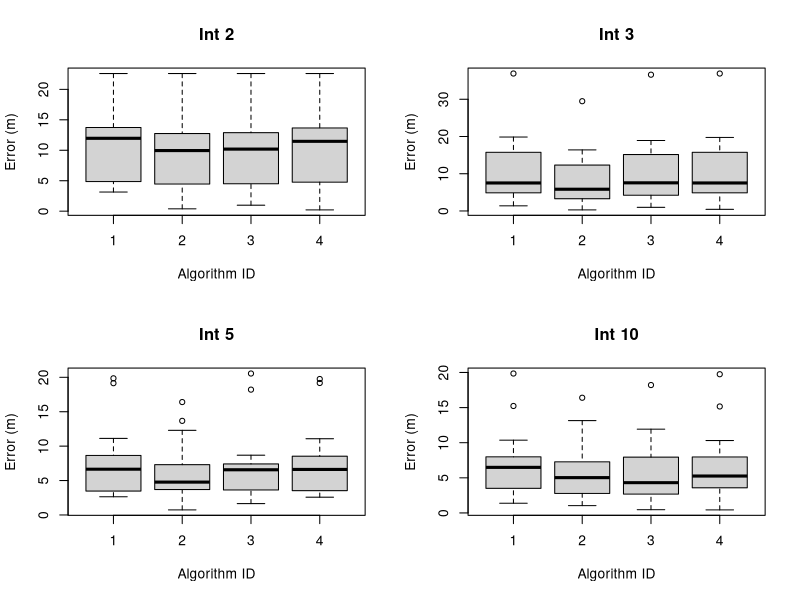

This chart was generated by the following R code: (Note: this script raises an error after producing the figure.)
## ---- chunk 1
#Get the test cases
new_bins_new_data = read.csv("testresults_NN.csv")
old_bins_new_data = read.csv("testresults_ON.csv")

#Get the test cases for each algorithm
alg = list(8)
alg[[1]] = new_bins_new_data[which(new_bins_new_data$algorithm == 1),]
alg[[2]] = new_bins_new_data[which(new_bins_new_data$algorithm == 2),]
alg[[3]] = new_bins_new_data[which(new_bins_new_data$algorithm == 3),]
alg[[4]] = new_bins_new_data[which(new_bins_new_data$algorithm == 4),]
alg[[5]] = old_bins_new_data[which(old_bins_new_data$algorithm == 1),]
alg[[6]] = old_bins_new_data[which(old_bins_new_data$algorithm == 2),]
alg[[7]] = old_bins_new_data[which(old_bins_new_data$algorithm == 3),]
alg[[8]] = old_bins_new_data[which(old_bins_new_data$algorithm == 4),]

#The list of the different scan periods
intervals = list(4)
intervals[[1]] = 2
intervals[[2]] = 3
intervals[[3]] = 5
intervals[[4]] = 10
## ---- chunk 2
create_dur_boxplot = function(sub, i)
{
  sub1 = sub[which(sub$duration == i),]
  title = paste0("Int ", i)
  if(nrow(sub1) == 0)
    return()
  boxplot(error~algorithm, data=sub1, main = title, xlab="Algorithm ID", ylab = "Error (m)")
}

create_dur_boxplots = function(alg, intervals, building, floor, top_n)
{
  #Remove FAKE_TEST, FAKE_TEST_1, and FAKE_TEST_2
  #Only select observations from floor 1
  #Only select observations from SB
  #Only select observations with a duration of interval seconds
  #Only select observations where top_n beacons were used in the location approximation
  sub = alg[which(alg$testid != "FAKE_TEST"),]
  sub = sub[which(sub$testid != "FAKE_TEST_2"),]
  sub = sub[which(sub$testid != "FAKE_TEST_3"),]
  sub = sub[which(sub$floor_true == floor),]
  sub = sub[which(sub$building == building),]
  sub = sub[which(sub$top_n_beacons == top_n),]
  
  for(i in 1:length(intervals))
    create_dur_boxplot(sub, intervals[[i]])
}

create_dur_boxplot_file = function(alg, intervals, building, floor, top_n)
{
  filename = paste0("./DurVDurBoxPlot-")
  filename = paste0(filename, "Build ", building, "-")
  filename = paste0(filename, "Floor ", floor, "-")
  filename = paste0(filename, "TopN ", top_n, ".png")
  png(filename)
  par(mfrow=c(2,2))
  create_dur_boxplots(new_bins_new_data, intervals, building, 1, 3)
}

create_dur_boxplot_file(new_bins_new_data, intervals, "SB", 1, 3)

while(dev.off())
{
}
## ---- chunk 3
create_dur_hist = function(sub, alg_id, i)
{
  sub1 = sub[which(sub$duration == i),]
  title = paste0("Alg ", alg_id, ", Int ", i)
  if(nrow(sub1) == 0)
    return()
  hist(sub1$error, breaks=5, main = title, xlab="Error (m)")
}

create_dur_hists = function(alg, alg_id, intervals, building, floor, top_n)
{
  #Remove FAKE_TEST, FAKE_TEST_1, and FAKE_TEST_2
  #Only select observations from floor 1
  #Only select observations from SB
  #Only select observations with a duration of interval seconds
  #Only select observations where top_n beacons were used in the location approximation
  sub = alg[[alg_id]]
  sub = sub[which(sub$testid != "FAKE_TEST"),]
  sub = sub[which(sub$testid != "FAKE_TEST_2"),]
  sub = sub[which(sub$testid != "FAKE_TEST_3"),]
  sub = sub[which(sub$floor_true == floor),]
  sub = sub[which(sub$building == building),]
  sub = sub[which(sub$top_n_beacons == top_n),]
  
  filename = paste0("./DurVDurHist-")
  filename = paste0(filename, "Alg ", alg_id, "-")
  filename = paste0(filename, "Build ", building, "-")
  filename = paste0(filename, "Floor ", floor, "-")
  filename = paste0(filename, "TopN ", top_n, ".png")
  png(filename)
  par(mfrow=c(2,2))
  
  for(i in 1:length(intervals))
    create_dur_hist(sub, alg_id, intervals[[i]])
}

create_dur_hists(alg, 1, intervals, "SB", 1, 3)
create_dur_hists(alg, 2, intervals, "SB", 1, 3)
create_dur_hists(alg, 3, intervals, "SB", 1, 3)
create_dur_hists(alg, 4, intervals, "SB", 1, 3)

while(dev.off())
{
}
## ---- chunk 4
#Get stats for new binnning strategy and old binning strategy for an algorithm
get_alg_stats_for_int = function(sub, alg_id)
{
  if(nrow(sub[[alg_id]]) == 0)
    return()
  if(nrow(sub[[alg_id+4]]) == 0)
    return()
  
  string=paste0("   (algorithm: ", alg_id, "): \n")
  string=paste0(string, "      new_mean:               ", mean(sub[[alg_id]]$error), "\n")
  string=paste0(string, "      new_dev:                ", sd(sub[[alg_id]]$error), "\n")
  string=paste0(string, "      old_mean:               ", mean(sub[[alg_id+4]]$error), "\n")
  string=paste0(string, "      old_dev:                ", sd(sub[[alg_id+4]]$error), "\n")
  cat(string)
}

#Get stats for an algorithm at a certain interval
get_alg_stats = function(alg, interval, building, floor, top_n)
{
  sub = list(8)
  
  string=paste0("Stats for ", building, " floor ", floor, " at an interval of ", interval, " seconds\n")
  cat(string)
  
  #Remove FAKE_TEST, FAKE_TEST_1, and FAKE_TEST_2
  #Only select observations from floor 1
  #Only select observations from SB
  #Only select observations with a duration of interval seconds
  #Only select observations where top_n beacons were used in the location approximation
  for(i in 1:8)
  {
    sub[[i]] = alg[[i]][which(alg[[i]]$testid != "FAKE_TEST"),]
    sub[[i]] = sub[[i]][which(sub[[i]]$testid != "FAKE_TEST_2"),]
    sub[[i]] = sub[[i]][which(sub[[i]]$testid != "FAKE_TEST_3"),]
    sub[[i]] = sub[[i]][which(sub[[i]]$floor_true == floor),]
    sub[[i]] = sub[[i]][which(sub[[i]]$building == building),]
    sub[[i]] = sub[[i]][which(sub[[i]]$duration == interval),]
    sub[[i]] = sub[[i]][which(sub[[i]]$top_n_beacons == top_n),]
  }
  
  get_alg_stats_for_int(sub, 1)
  get_alg_stats_for_int(sub, 2)
  get_alg_stats_for_int(sub, 3)
  get_alg_stats_for_int(sub, 4)
}

get_alg_stats(alg, 1, "SB", 1, 3)
get_alg_stats(alg, 2, "SB", 1, 3)
get_alg_stats(alg, 3, "SB", 1, 3)
get_alg_stats(alg, 5, "SB", 1, 3)
get_alg_stats(alg, 10, "SB", 1, 3)
## ---- chunk 5
#Compare new binnning strategy to old binning strategy for an algorithm
compare_bins = function(sub, alg_id)
{
  if(nrow(sub[[alg_id]]) == 0)
    return()
  if(nrow(sub[[alg_id+4]]) == 0)
    return()
  
  t_val = t.test(sub[[alg_id]]$error, sub[[alg_id+4]]$error, paired=TRUE)
  string=paste0("   (algorithm: ", alg_id, "): \n")
  string=paste0(string, "      p Value:                ", t_val$p.value, "\n")
  cat(string)
  
  diff = sub[[alg_id]]$error - sub[[alg_id+4]]$error
  hist(diff, breaks=100, main = paste0("Algorithm ", alg_id), xlab="Error Difference (m)")
}

new_v_old_bins = function(alg, interval, building, floor, top_n)
{
  sub = list(8)
  
  string=paste0("New Bins V Old For ", building, " floor ", floor, " at an interval of ", interval, " seconds\n")
  cat(string)
  
  #Remove FAKE_TEST, FAKE_TEST_1, and FAKE_TEST_2
  #Only select observations from floor 1
  #Only select observations from SB
  #Only select observations with a duration of interval seconds
  #Only select observations where top_n beacons were used in the location approximation
  for(i in 1:8)
  {
    sub[[i]] = alg[[i]][which(alg[[i]]$testid != "FAKE_TEST"),]
    sub[[i]] = sub[[i]][which(sub[[i]]$testid != "FAKE_TEST_2"),]
    sub[[i]] = sub[[i]][which(sub[[i]]$testid != "FAKE_TEST_3"),]
    sub[[i]] = sub[[i]][which(sub[[i]]$floor_true == floor),]
    sub[[i]] = sub[[i]][which(sub[[i]]$building == building),]
    sub[[i]] = sub[[i]][which(sub[[i]]$duration == interval),]
    sub[[i]] = sub[[i]][which(sub[[i]]$top_n_beacons == top_n),]
  }
  
  png("./Figure.png")
  par(mfrow=c(2,2))
  
  compare_bins(sub, 1)
  compare_bins(sub, 2)
  compare_bins(sub, 3)
  compare_bins(sub, 4)
  
  dev.off()
}

new_v_old_bins(alg, 1, "SB", 1, 3)
new_v_old_bins(alg, 2, "SB", 1, 3)
new_v_old_bins(alg, 3, "SB", 1, 3)
new_v_old_bins(alg, 5, "SB", 1, 3)
new_v_old_bins(alg, 10, "SB", 1, 3)
## ---- chunk 6
compare_algorithms = function(sub, i, j, interval, building, floor)
{
  if(nrow(sub[[i]]) == 0)
    return()
  if(nrow(sub[[j]]) == 0)
    return()
  
  
  t_val = t.test(sub[[i]]$error, sub[[j]]$error, paired=TRUE)
  
  string=paste0("  (floor: ", floor, ", algorithms: ", i, " and ", j, "): \n")
  string=paste0(string, "   p Value:                ", t_val$p.value, "\n")
  cat(string)
  
  hist(sub[[i]]$error - sub[[j]]$error, main = paste0(i, " v ", j), xlab="Error Difference (m)")
}

compare_new_algorithms = function(alg, interval, building, floor, top_n)
{
  sub = list(4)
  
  string=paste0("Algorithm v Algorithm For ", building, " floor ", floor, " at an interval of ", interval, " seconds\n")
  cat(string)
  
  #Remove FAKE_TEST, FAKE_TEST_1, and FAKE_TEST_2
  #Only select observations from floor 1
  #Only select observations from SB
  #Only select observations with top 3 beacons
  for(i in 1:4)
  {
    sub[[i]] = alg[[i]][which(alg[[i]]$testid != "FAKE_TEST"),]
    sub[[i]] = sub[[i]][which(sub[[i]]$testid != "FAKE_TEST_2"),]
    sub[[i]] = sub[[i]][which(sub[[i]]$testid != "FAKE_TEST_3"),]
    sub[[i]] = sub[[i]][which(sub[[i]]$floor_true == floor),]
    sub[[i]] = sub[[i]][which(sub[[i]]$building == building),]
    sub[[i]] = sub[[i]][which(sub[[i]]$duration == interval),]
    sub[[i]] = sub[[i]][which(sub[[i]]$top_n_beacons == top_n),]
  }
  
  #Compare the effectiveness of each algorithm
  string="./CompareAlgorithms-"
  string=paste0(string, building, "-")
  string=paste0(string, floor, "-")
  string=paste0(string, "Top", top_n, "-")
  string=paste0(string, "Int", interval, ".png")
  png(string)
  par(mfrow=c(4,4))
  
  #Compare the effectiveness of algorithm i against algorithm j
  for(i in 1:4){
    for(j in 1:4) { 
      compare_algorithms(sub, i, j, interval, building, floor)
    }
  }
}

compare_new_algorithms(alg, 2, "SB", 1, 3)
compare_new_algorithms(alg, 3, "SB", 1, 3)
compare_new_algorithms(alg, 5, "SB", 1, 3)
compare_new_algorithms(alg, 10, "SB", 1, 3)

while(dev.off())
{
}
## ---- chunk 7
alg = list(4)
alg[[1]] = read.csv("testresults1_NN.csv")
alg[[2]] = read.csv("testresults2_NN.csv")
alg[[3]] = read.csv("testresults3_NN.csv")
alg[[4]] = read.csv("testresults4_NN.csv")

intervals = list(4)
intervals[[1]] = 2
intervals[[2]] = 3
intervals[[3]] = 5
intervals[[4]] = 10

#Compare the error of the algorithm at intervals i1 and i2
compare_intervals = function(sub, alg_id, i1, i2)
{
  if(nrow(sub[[alg_id]]) == 0)
    return()
  
  sub1 = sub[[alg_id]][which(sub[[alg_id]]$duration == i1),]
  sub2 = sub[[alg_id]][which(sub[[alg_id]]$duration == i2),]
  
  if(nrow(sub1) == 0 || nrow(sub2) == 0)
    return()
  
  t_val = t.test(sub1$error, sub2$error, paired=FALSE)
  
  string=paste0("  (i1: ", i1, ", i2: ", i2, "): \n")
  string=paste0(string, "      p Value:                ", t_val$p.value, "\n")
  cat(string)
}

compare_algorithm_intervals = function(alg, alg_id, intervals, building, floor, top_n)
{
  sub = list(4)
  
  string=paste0("Interval v Interval For ", building, " floor ", floor, " for algorithm ", alg_id, "\n")
  cat(string)
  
  #Remove FAKE_TEST, FAKE_TEST_1, and FAKE_TEST_2
  #Only select observations from floor 1
  #Only select observations from SB
  #Only select observations with top 3 beacons
  for(i in 1:4)
  {
    sub[[i]] = alg[[i]][which(alg[[i]]$testid != "FAKE_TEST"),]
    sub[[i]] = sub[[i]][which(sub[[i]]$testid != "FAKE_TEST_2"),]
    sub[[i]] = sub[[i]][which(sub[[i]]$testid != "FAKE_TEST_3"),]
    sub[[i]] = sub[[i]][which(sub[[i]]$floor_true == floor),]
    sub[[i]] = sub[[i]][which(sub[[i]]$building == building),]
    sub[[i]] = alg[[i]][which(sub[[i]]$top_n_beacons == top_n),]
  }
  
  filename = paste0("./DurVDur-")
  filename = paste0(filename, "Alg ", alg_id, "-")
  filename = paste0(filename, "Build ", building, "-")
  filename = paste0(filename, "Floor ", floor, "-")
  filename = paste0(filename, "TopN ", top_n, ".png")
  png(filename)
  par(mfrow=c(5,5))
  
  for(i in 1:4){
    for(j in 1:4) { 
      compare_intervals(sub, alg_id, intervals[[i]], intervals[[j]])
    }
  }
}

compare_algorithm_intervals(alg, 1, intervals, "SB", 1, 3)
compare_algorithm_intervals(alg, 2, intervals, "SB", 1, 3)
compare_algorithm_intervals(alg, 3, intervals, "SB", 1, 3)
compare_algorithm_intervals(alg, 4, intervals, "SB", 1, 3)
